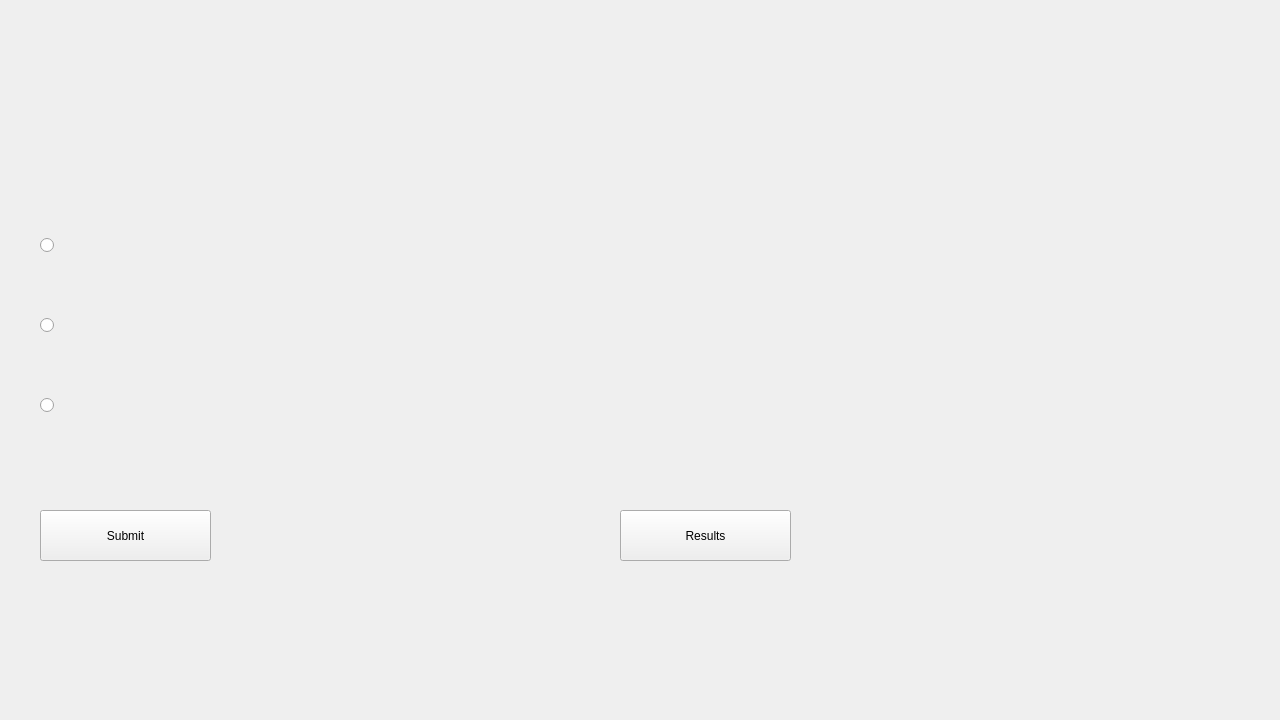
<?xml version="1.0" encoding="UTF-8"?>
<ui version="4.0">
 <class>takeChild</class>
 <widget class="QMdiSubWindow" name="takeChild">
  <property name="geometry">
   <rect>
    <x>0</x>
    <y>0</y>
    <width>1280</width>
    <height>720</height>
   </rect>
  </property>
  <property name="sizePolicy">
   <sizepolicy hsizetype="Fixed" vsizetype="Fixed">
    <horstretch>0</horstretch>
    <verstretch>0</verstretch>
   </sizepolicy>
  </property>
  <property name="maximumSize">
   <size>
    <width>1280</width>
    <height>720</height>
   </size>
  </property>
  <property name="windowTitle">
   <string>MainWindow</string>
  </property>
  <widget class="QLabel" name="question">
   <property name="geometry">
    <rect>
     <x>280</x>
     <y>40</y>
     <width>751</width>
     <height>61</height>
    </rect>
   </property>
   <property name="text">
    <string>&lt;html&gt;&lt;head/&gt;&lt;body&gt;&lt;p align=&quot;center&quot;&gt;&lt;br/&gt;&lt;/p&gt;&lt;/body&gt;&lt;/html&gt;</string>
   </property>
  </widget>
  <widget class="QRadioButton" name="radioButton1">
   <property name="geometry">
    <rect>
     <x>40</x>
     <y>220</y>
     <width>451</width>
     <height>51</height>
    </rect>
   </property>
   <property name="text">
    <string/>
   </property>
  </widget>
  <widget class="QRadioButton" name="radioButton2">
   <property name="geometry">
    <rect>
     <x>40</x>
     <y>300</y>
     <width>451</width>
     <height>51</height>
    </rect>
   </property>
   <property name="text">
    <string/>
   </property>
  </widget>
  <widget class="QRadioButton" name="radioButton3">
   <property name="geometry">
    <rect>
     <x>40</x>
     <y>380</y>
     <width>451</width>
     <height>51</height>
    </rect>
   </property>
   <property name="text">
    <string/>
   </property>
  </widget>
  <widget class="QPushButton" name="take_submit">
   <property name="geometry">
    <rect>
     <x>40</x>
     <y>510</y>
     <width>171</width>
     <height>51</height>
    </rect>
   </property>
   <property name="text">
    <string>Submit</string>
   </property>
  </widget>
  <widget class="QPushButton" name="take_result">
   <property name="geometry">
    <rect>
     <x>620</x>
     <y>510</y>
     <width>171</width>
     <height>51</height>
    </rect>
   </property>
   <property name="text">
    <string>Results</string>
   </property>
  </widget>
 </widget>
 <customwidgets>
  <customwidget>
   <class>QMdiSubWindow</class>
   <extends>QWidget</extends>
   <header>qmdisubwindow.h</header>
   <container>1</container>
  </customwidget>
 </customwidgets>
 <resources/>
 <connections/>
</ui>
